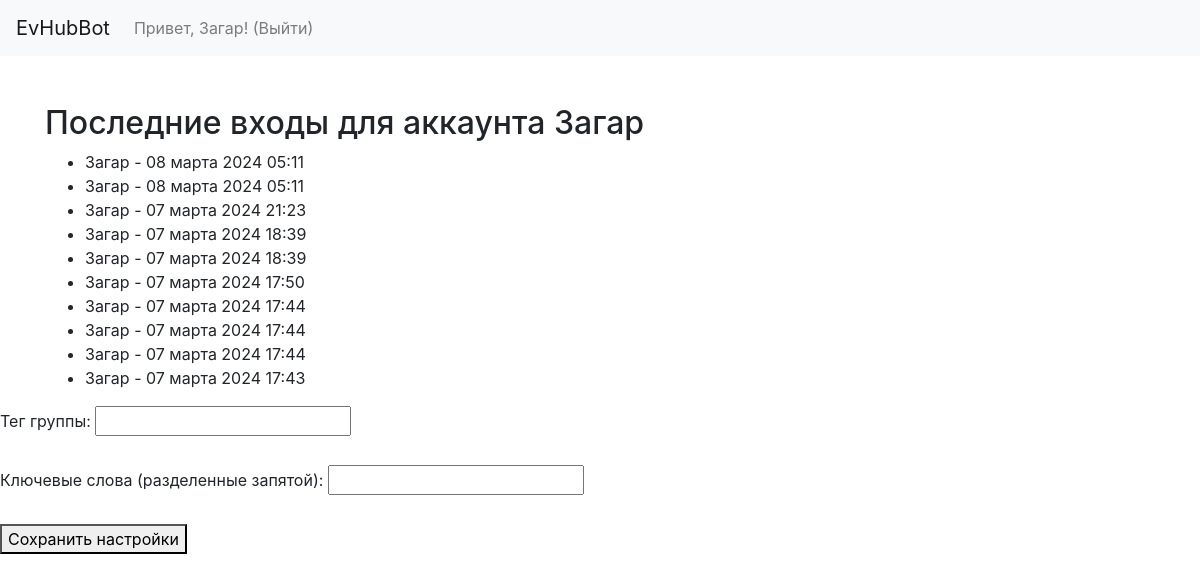
The page /telegram_auth/main/ (signed in) on the database its author committed.
### telegram_auth/models.py (models this page shows, shortened)
class UserLogin(models.Model):
    user = models.ForeignKey(User, on_delete=models.CASCADE)
    timestamp = models.DateTimeField(auto_now_add=True)

### telegram_auth/views.py (the view)
# urls.py: path('', telegram_auth_views.main_page, name='main-page'),
def main_page(request):
    if request.user.is_authenticated:
        last_logins = UserLogin.objects.filter(user=request.user).order_by('-timestamp')[:10]
    else:
        last_logins = []
    context = {'last_logins': last_logins, 'user': request.user}
    return render(request, 'main_page.html', context)

### telegram_auth/views.py (called while the page is built)
@receiver(request_started)
def set_webhook(**kwargs):
    print("Setting webhook...")
    try:
        response = requests.post(f"{TELEGRAM_API}{TELEGRAM_TOKEN}/setWebhook", data={'url': WEBHOOK_URL})
        logger.info("Webhook set successfully. Response: %s", response.json())
    except Exception as e:
        logger.error("Error setting webhook: %s", e)

### telegram_auth/templates/main_page.html (shortened to what this page needs)
<!DOCTYPE html>
<html lang="en">
<head>
    <link rel="stylesheet" href="https://stackpath.bootstrapcdn.com/bootstrap/4.5.2/css/bootstrap.min.css">
</head>
<body>
<nav class="navbar navbar-expand-lg navbar-light bg-light">
  <a class="navbar-brand" href="#">EvHubBot</a>
  <div class="collapse navbar-collapse" id="navbarNav">
    <ul class="navbar-nav">
      <li class="nav-item">
        {% if user.is_authenticated %}
          <a class="nav-link" href="{% url 'logout' %}">Привет, {{ user.first_name }}! (Выйти)</a>
        {% else %}
          <a class="nav-link" href="https://t.me/EvHubBot">Войти</a>
        {% endif %}
      </li>
    </ul>
  </div>
</nav>
{% if user.is_authenticated %}
<div class="container mt-5">
    <h2>Последние входы для аккаунта {{ user.first_name }}</h2>
    <ul>
        {% for login in last_logins %}
            <li>{{ login.user.first_name }} - {{ login.timestamp|date:"d E Y H:i" }}</li>
        {% empty %}
            <li>Записи о входах отсутствуют.</li>
        {% endfor %}
    </ul>
</div>
{% endif %}
{% if user.is_authenticated %}
<form action="{% url 'update-parser-settings' %}" method="post">
  <label for="group_tag">Тег группы:</label>
  <input type="text" id="group_tag" name="group_tag" required><br><br>
  <label for="keywords">Ключевые слова (разделенные запятой):</label>
  <input type="text" id="keywords" name="keywords" required><br><br>
  <button type="submit">Сохранить настройки</button>
</form>
{% endif %}
</body>
</html>

### rows shown on the page
UserLogin: user.first_name "Загар", timestamp "08 марта 2024 05:11"
UserLogin: user.first_name "Загар", timestamp "08 марта 2024 05:11"
UserLogin: user.first_name "Загар", timestamp "07 марта 2024 21:23"
UserLogin: user.first_name "Загар", timestamp "07 марта 2024 18:39"
UserLogin: user.first_name "Загар", timestamp "07 марта 2024 18:39"
UserLogin: user.first_name "Загар", timestamp "07 марта 2024 17:50"
UserLogin: user.first_name "Загар", timestamp "07 марта 2024 17:44"
UserLogin: user.first_name "Загар", timestamp "07 марта 2024 17:44"
UserLogin: user.first_name "Загар", timestamp "07 марта 2024 17:44"
UserLogin: user.first_name "Загар", timestamp "07 марта 2024 17:43"

### other values the page prints
{{ user.first_name }} "Загар"
